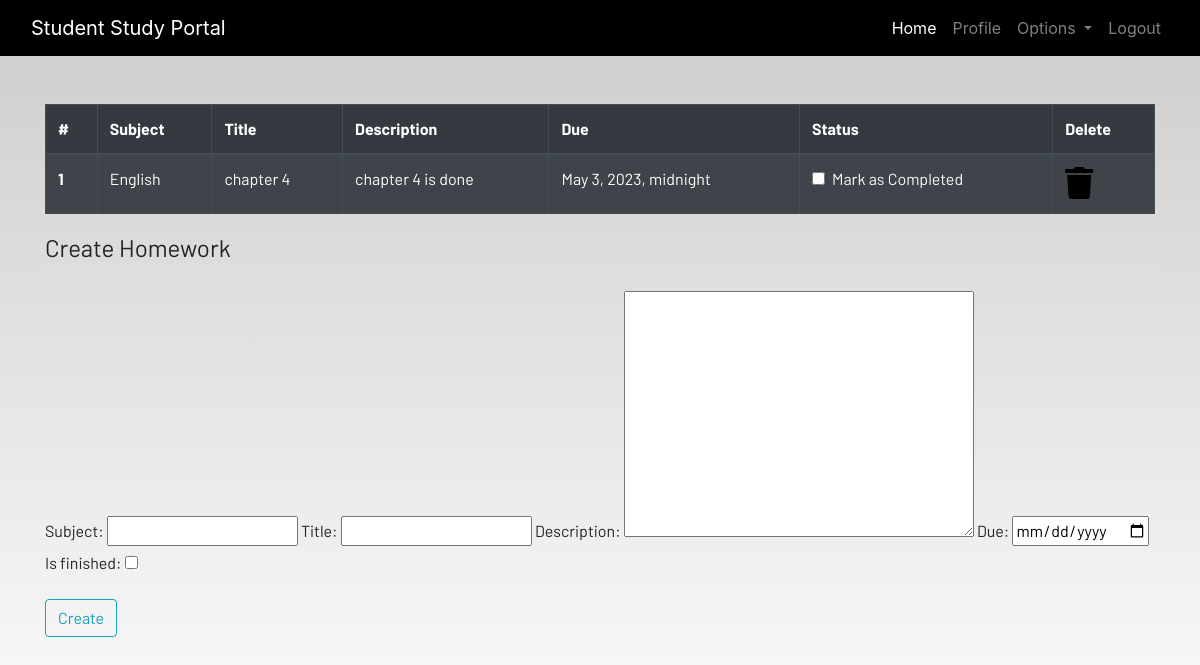
Screenshot of /homework (signed in) with the database file from the repository.
### dashboard/models.py (models this page shows, shortened)
class Homework(models.Model):
    user = models.ForeignKey(User, on_delete=models.CASCADE)
    subject = models.CharField(max_length=50)
    title = models.CharField(max_length=100)
    description = models.TextField()
    due = models.DateTimeField()
    is_finished = models.BooleanField(default=False)

### dashboard/views.py (the view)
# urls.py: path('homework', views.homework, name='homework'),
@login_required
def homework(request):
    if request.method == 'POST':
        form = HomewrokForm(request.POST)
        if form.is_valid():
            try:
                finished = request.POST['is_finished']
                if finished == 'on':
                    finished = True
                else:
                    finished = False
            except:
                finished = False
            homeworks = Homework(
                user = request.user,
                subject = request.POST['subject'],
                title = request.POST['title'],
                description = request.POST['description'],
                due = request.POST['due'],
                is_finished = finished
            )
            homeworks.save()
            messages.success(request, f'Homework Added from {request.user.username}')
    else:
        form = HomewrokForm()
    homework = Homework.objects.filter(user=request.user)
    if len(homework) == 0:
        homework_done = True
    else:
        homework_done = False
    context = {
        'homeworks': homework,
        'homeworks_done':homework_done,
        'form':form
        }
    return render(request, 'dashboard/homework.html', context)

### dashboard/forms.py
class HomewrokForm(forms.ModelForm):
    class Meta:
        model = Homework
        widgets = {'due':DateInput()}
        fields = ['subject', 'title', 'description', 'due', 'is_finished']

### dashboard/templates/dashboard/homework.html (shortened to what this page needs)
{% extends 'dashboard/base.html' %}
{% load static %}
{% block content %}
<div class="container">
{% if not homeworks_done %}
    <table class="table table-striped table-bordered table-hover table-dark">
        <thead>
            <tr>
                <th scope="col">#</th>
                <th scope="col">Subject</th>
                <th scope="col">Title</th>
                <th scope="col">Description</th>
                <th scope="col">Due</th>
                <th scope="col">Status</th>
                <th scope="col">Delete</th>
            </tr>
        </thead>
        <tbody>
            {% for homework in homeworks %}
            <tr>
                <th scope="row">{{forloop.counter}}</th>
                <td>{{homework.subject}}</td>
                <td>{{homework.title}}</td>
                <td>{{homework.description}}</td>
                <td>{{homework.due}}</td>
                <td>
                    <a href="{% url 'update-homework' homework.id %}">
                        <div class="form-check">
                            {% if homework.is_finished == True %}
                            <input class="form-check-input" type="checkbox" value="" checked>
                            {% else %}
                            <input class="form-check-input" type="checkbox" value="">
                            {% endif %}
                            <label class="form-check-label text-light" for="flexCheckDefault">
                                Mark as Completed
                            </label>
                        </div>
                    </a>
                </td>
                <td><a href="{% url 'delete-homework' homework.id %}"><i class="fa fa-trash fa-2x"></i></a></td>
            </tr>
            {% endfor %}
        </tbody>
    </table>
    {% else %}
    <h4>All homeworks are completed!! Create to have more!!</h4>
{% endif %}
</div>
<div class=" container">
    <form method="POST">
        <fieldset class="form-group">
            <legend class="border-bottom mb-4">Create Homework</legend>
            {{form}}
        </fieldset>
        <div class="form-group">
            <button href="" class="btn btn-outline-info" type="submit">
                Create
            </button>
        </div>
    </form>
</div>
{% endblock content %}

### static/css/main.css (style rules this page uses)
html { scroll-behavior: smooth; height: 100%; width: 100%; }
a { text-decoration: none !important; color: black; }
html, body { max-width: 100%; overflow-x: hidden; height: 100%; width: 100%; }
body { background: linear-gradient(rgba(0, 0, 0, 0.2), rgba(255, 255, 255, 0.5)); overflow-x: hidden; background-repeat: no-repeat; }
.fa { color: black; }

### rows the page displays
Homework: subject "English", title "chapter 4", description "chapter 4 is done", due "May 3, 2023, midnight"
